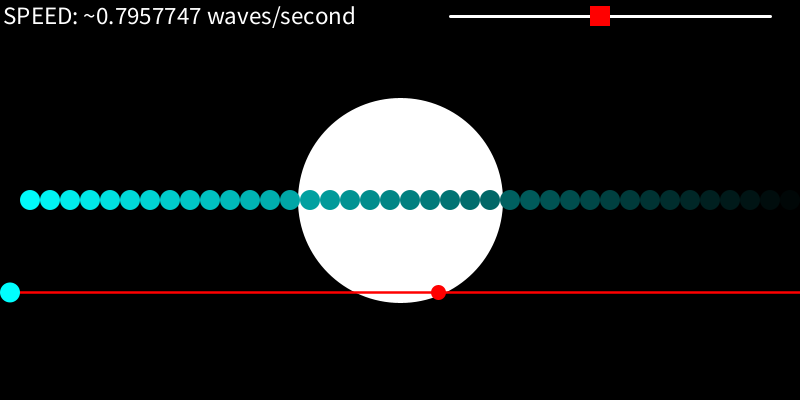
Frame 1 (no input)
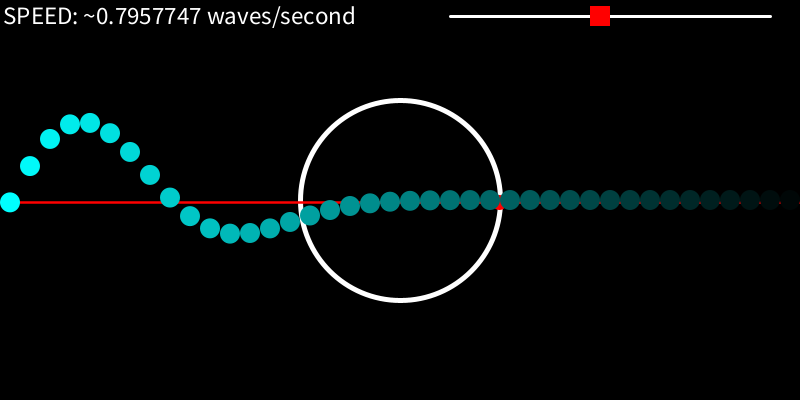
Frame 60 (the mouse pressed at the canvas centre just before this capture)
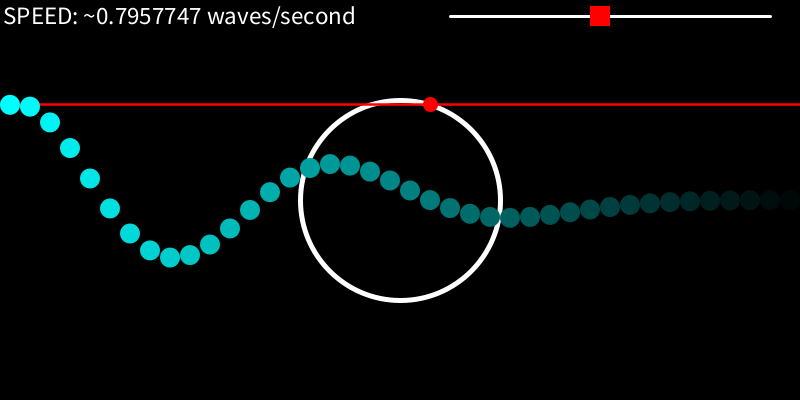
Frame 120 (the mouse held since frame 60 and released just before this capture)

The Processing sketch that drew these frames (run headless with seeded random() and noise(); from frame 60 on, the mouse is pressed at the canvas centre):

// Processing sketch: Sine_Dampenned
// ── Sine_Dampenned.pde
//Define my array and initial speed
float[] stuffy;
float speed = 200;
//State slider x and y
float rectx;
float recty = 25*3/4 -2;
void setup() {
  size(800,400);
  smooth();
  //create some filler for the array
  stuffy = new float [width/20];
  for (int i = 0; i<width/20; i++){
    stuffy[i] = height/2;
  }
  //Call rectx after width is defined
  rectx = (430+width-30)/2;
}
//Accleration for wave element
float a;
void draw () {
  background(0);
  //The white circle
  strokeWeight(5);
  stroke(255);
  ellipse(width/2, height/2, 200,200);
  //The line
  strokeWeight(2.5);
  stroke(255, 0, 0);
  line(0, height/2+100*sin(millis()/speed), width,height/2+ 100*sin(millis()/speed) );
  //The point
  strokeWeight(15);
  point( width/2+100*cos(millis()/speed), height/2+100*sin(millis()/speed) );
  //THE WAVE
  noStroke();
  //Assign the first element
  stuffy[0] =height/2+ 100*sin(millis() / speed);
  //Draw in the wave
  for (int i = 0; i<width/20; i++){
    fill(0, 255-255*20*i/width, 255-255*20*i/width);
    ellipse(20*i + 10, stuffy[i], 20,20);
  }
  //Move everything over on the array
  for (int i = stuffy.length-1;i>0; i--){
    //Remember to dampen with a!
    a = (stuffy[i-1] - stuffy[i])/5;
    stuffy[i] += a;
  }
  //Text at top left
  textSize(25);
  fill(255);
  text("SPEED: ~" + str(1.0/(2*PI*speed/1000)) + " waves/second", 3, 24); 
  //The line for the slider
  strokeWeight(3);
  stroke(255);
  line(450, 25*3/4 - 2, width-30, 25*3/4 - 2); 
  //The slider
  noStroke();
  fill(255, 0, 0);
  rectMode(CENTER);
  rect(rectx, recty, 20, 20);
  //Test if within range
  if (mousePressed && mouseX>rectx-20 && mouseX<rectx+20 && mouseY>recty-20 && mouseY<recty+20 && mouseX>450 && mouseX<width-30){
    rectx = mouseX;
    //Map from distance the slider moved to speed
    speed = 200 + 200*((420+width)/2 - rectx)/(width - 30 - (420+width)/2);
  }
  noFill();
}
